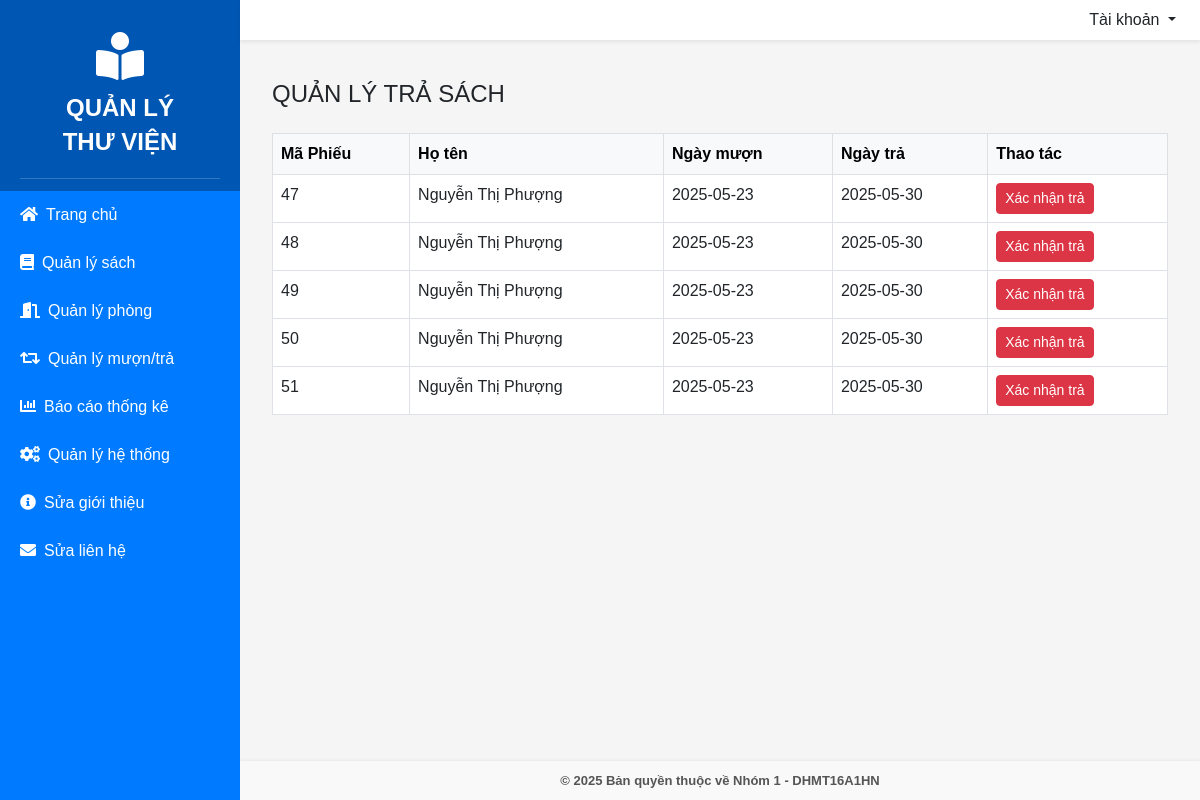
Screenshot of /nhan_tra.php with the database file from the repository.
### tables this page shows
CREATE TABLE `phieu_muon` (
  `ma_phieu` int(11) NOT NULL,
  `ma_ban_doc` int(11) DEFAULT NULL,
  `ngay_muon` date DEFAULT NULL,
  `ngay_tra` date DEFAULT NULL,
  `trang_thai` enum('dang_muon','da_tra') DEFAULT 'dang_muon'
);

CREATE TABLE `ban_doc` (
  `ma_ban_doc` int(11) NOT NULL,
  `ten_dang_nhap` varchar(50) NOT NULL,
  `mat_khau` varchar(255) NOT NULL,
  `ho_ten` varchar(100) DEFAULT NULL,
  `ngay_sinh` date DEFAULT NULL,
  `email` varchar(100) DEFAULT NULL,
  `so_dien_thoai` varchar(20) DEFAULT NULL,
  `dia_chi` text DEFAULT NULL,
  `vai_tro` varchar(20) DEFAULT 'bandoc',
  `trang_thai_the` tinyint(1) NOT NULL DEFAULT 1 COMMENT '1: Hoạt động, 0: Bị Khóa'
);

### nhan_tra.php (the view, shortened to what this page needs)
<?php
include 'ket_noi.php';
$ds_muon = $conn->query("SELECT pm.*, bd.ho_ten FROM phieu_muon pm JOIN ban_doc bd ON pm.ma_ban_doc = bd.ma_ban_doc WHERE pm.trang_thai = 'dang_muon'");
?>
<!DOCTYPE html>
<html lang="vi">
<head>
  <link href="https://cdn.jsdelivr.net/npm/bootstrap@5.3.0/dist/css/bootstrap.min.css" rel="stylesheet">
  <link href="https://cdnjs.cloudflare.com/ajax/libs/font-awesome/5.15.4/css/all.min.css" rel="stylesheet">
</head>
<body>
<nav class="navbar navbar-light bg-white shadow-sm px-4 py-2 d-flex justify-content-end align-items-center fixed-top">
    <div class="dropdown">
        <?php if (isset($_SESSION['ban_doc'])): ?>
            <a class="dropdown-toggle text-dark text-decoration-none" href="#" id="accountDropdown" role="button" data-bs-toggle="dropdown" aria-expanded="false">
                <?php if (isset($_SESSION['ban_doc']['vai_tro']) && $_SESSION['ban_doc']['vai_tro'] === 'admin'): ?>
                    Xin chào, <strong>Admin</strong>
                <?php else: ?>
                    Xin chào, <strong><?= $_SESSION['ban_doc']['ten_dang_nhap'] ?></strong>
                <?php endif; ?>
            </a>
            <ul class="dropdown-menu dropdown-menu-end" aria-labelledby="accountDropdown">
                <li><a class="dropdown-item" href="dang_xuat.php">🔓 Đăng xuất</a></li>
            </ul>
        <?php else: ?>
            <a class="dropdown-toggle text-dark text-decoration-none" href="#" id="accountDropdown" role="button" data-bs-toggle="dropdown" aria-expanded="false">
                Tài khoản
            </a>
        <?php endif; ?>
    </div>
</nav>
<div class="sidebar">
    <a href="trang_chu_admin.php" style="text-decoration: none;">
    <div class="sidebar-brand" style="cursor: pointer;">
        <i class="fas fa-book-reader text-white"></i>
        <div class="sidebar-brand-text">QUẢN LÝ<br> THƯ VIỆN</div>
    </div>
</a>
    <a href="trang_chu_admin.php"><i class="fas fa-home me-2"></i>Trang chủ</a>
    <a href="quan_ly_sach.php"><i class="fas fa-book me-2"></i>Quản lý sách</a>
    <a href="quan_ly_phong.php"><i class="fas fa-door-open me-2"></i>Quản lý phòng</a>
    <div class="sidebar-section" data-bs-toggle="collapse" href="#muontra" role="button" aria-expanded="false">
        <i class="fas fa-retweet me-2"></i>Quản lý mượn/trả
    </div>
    <div class="sidebar-section" data-bs-toggle="collapse" href="#thongke" role="button" aria-expanded="false">
        <i class="fas fa-chart-bar me-2"></i>Báo cáo thống kê
    </div>
    <div class="sidebar-section" data-bs-toggle="collapse" href="#hethong" role="button" aria-expanded="false">
        <i class="fas fa-cogs me-2"></i>Quản lý hệ thống
    </div>
    <a href="sua_gioi_thieu.php"><i class="fas fa-info-circle me-2"></i>Sửa giới thiệu</a>
    <a href="sua_lien_he.php"><i class="fas fa-envelope me-2"></i>Sửa liên hệ</a>
</div>
<div class="main">
  <div class="container-fluid">
    <h4 class="mb-4">QUẢN LÝ TRẢ SÁCH</h4>
    <table class="table table-bordered table-hover bg-white">
      <thead class="table-light">
        <tr>
          <th>Mã Phiếu</th><th>Họ tên</th><th>Ngày mượn</th><th>Ngày trả</th><th>Thao tác</th>
        </tr>
      </thead>
      <tbody>
        <?php while ($pm = $ds_muon->fetch_assoc()) { ?>
          <tr>
            <td><?= $pm['ma_phieu'] ?></td>
            <td><?= $pm['ho_ten'] ?></td>
            <td><?= $pm['ngay_muon'] ?></td>
            <td><?= $pm['ngay_tra'] ?></td>
            <td><a href="tra_sach.php?id=<?= $pm['ma_phieu'] ?>" class="btn btn-danger btn-sm">Xác nhận trả</a></td>
          </tr>
        <?php } ?>
      </tbody>
    </table>
  </div>
</div>
<?php include 'footer1.php'; ?>
</body>
</html>

### nhan_tra.php (style rules this page uses)
body { margin: 0; font-family: Arial; background-color: #f5f5f5; }
.sidebar { width: 240px; background-color: #007bff; color: white; position: fixed; top: 0; left: 0; height: 100vh; overflow-y: auto; z-index: 1000; }
.sidebar a, .sidebar .sidebar-section { display: block; padding: 12px 20px; color: white; text-decoration: none; font-weight: 500; }
.sidebar .sidebar-brand { text-align: center; padding: 20px 10px; border-bottom: 1px solid rgba(255,255,255,0.2); }
.sidebar .sidebar-brand i { font-size: 48px; }
.sidebar .sidebar-brand-text { font-size: 24px; font-weight: bold; line-height: 1.4; margin-top: 10px; }
header.navbar, nav.fixed-top { left: 240px; width: calc(100% - 240px); position: fixed; top: 0; z-index: 1001; background-color: white; box-shadow: 0 2px 4px rgba(0,0,0,0.1); }
.main { margin-left: 240px; padding: 20px; padding-top: 80px; background-color: #f5f5f5; }

### rows the page displays
phieu_muon: ma_phieu "47", ma_ban_doc.ho_ten "Nguyễn Thị Phượng", ngay_muon "2025-05-23", ngay_tra "2025-05-30"
phieu_muon: ma_phieu "48", ma_ban_doc.ho_ten "Nguyễn Thị Phượng", ngay_muon "2025-05-23", ngay_tra "2025-05-30"
phieu_muon: ma_phieu "49", ma_ban_doc.ho_ten "Nguyễn Thị Phượng", ngay_muon "2025-05-23", ngay_tra "2025-05-30"
phieu_muon: ma_phieu "50", ma_ban_doc.ho_ten "Nguyễn Thị Phượng", ngay_muon "2025-05-23", ngay_tra "2025-05-30"
phieu_muon: ma_phieu "51", ma_ban_doc.ho_ten "Nguyễn Thị Phượng", ngay_muon "2025-05-23", ngay_tra "2025-05-30"
